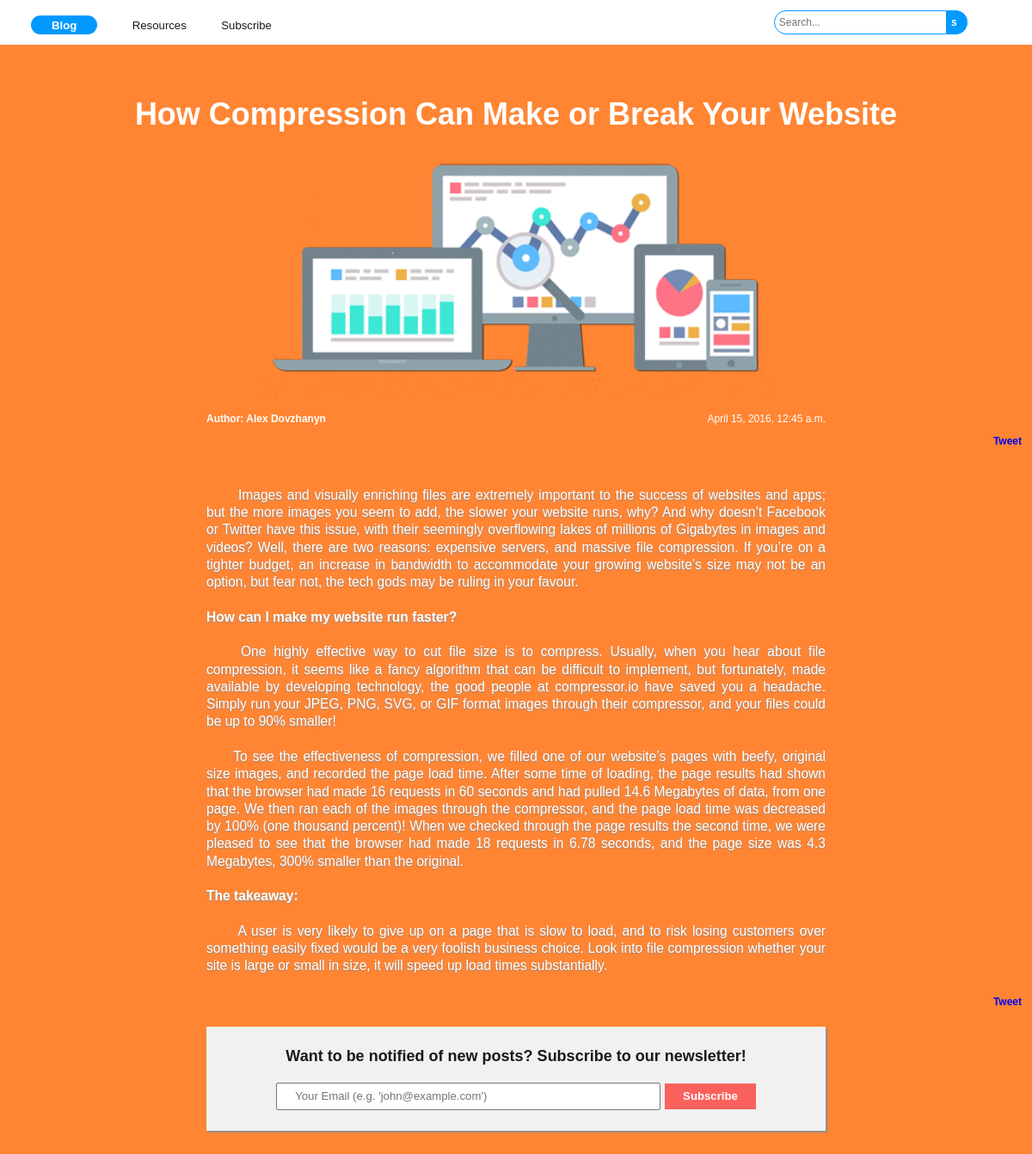
Screenshot of /how-compression-can-make-or-break-your-website with the database file from the repository.
### articles/models/articles_model.py (models this page shows)
class Article(models.Model):
    id = models.AutoField(primary_key=True)
    title = models.CharField(max_length=256, null=False)
    author = models.CharField(max_length=128, null=False)
    slug = models.SlugField(unique=True)
    content = models.TextField(null=False)
    primary_color = models.CharField(max_length=128, null=True, default='None')
    image = models.ImageField(upload_to='images',default='data.png')
    image_alt = models.CharField(max_length=128, default="image")
    published_date = models.DateTimeField(auto_now_add=True)
    last_saved = models.DateTimeField(auto_now=True)

### articles/views.py (the view)
# urls.py: url(r'^(?P<slug>[-\w]+)', ArticleView.as_view()),
class ArticleView(View):
    template_name = 'article.html'
    def get(self, request, **kwargs):
        print kwargs
        article = Article.objects.get(slug=kwargs['slug'])
        return render(request, self.template_name, {'article':article})

### articles/templates/article.html (shortened to what this page needs)
<!DOCTYPE html>
<html lang="en">
  <head>
    <link href="../static/css/article.css" rel="stylesheet" type="text/css">
  </head>
  <body style="background-color: {{article.primary_color}};">
    <div id="navigation">
      <a href="/" class="navigationLink" id="activeLink">Blog</a>
      <a href="/resources" class="navigationLink">Resources</a>
      <a href="/subscribe" class="navigationLink">Subscribe</a>
      <form method="GET" action="/search" id="searchContainer">
        <input type="text" placeholder="Search..." name="search" id="searchBox">
        <input type="submit" value="s" id="submit">
      </form>
    </div>
    <h1 id="articleTitle">{{article.title}}</h1>
    <img src="media/{{article.image}}" id="articleImage"/>
    <div id="metaContainer">
      <p id="articleAuthor">Author: {{article.author}}</p>
      <p id="articleDate">{{article.published_date}}</p>
    </div>
    <a href="https://twitter.com/share" class="twitter-share-button" data-hashtags="blogpost">Tweet</a>
    <p id="articleContent">{{article.content|safe}}</p>
    <a href="https://twitter.com/share" class="twitter-share-button" data-hashtags="blogpost">Tweet</a>
    <form id="subscribeContainer" method="POST" action="">
      <h1 id="subscribeHeader">Want to be notified of new posts? Subscribe to our newsletter!</h1>
      <input type="text" name="email" id="email" placeholder="Your Email (e.g. 'john@example.com')">
      <input type="submit" value="Subscribe" id="subscribe">
    </form>
  </body>
</html>

### rows the page displays
Article: title "How Compression Can Make or Break Your Website", image (picture), author "Alex Dovzhanyn", published_date "April 15, 2016, 12:45 a.m.", content "Images and visually enriching files are extremely important to the success of websites and apps; but the more images you seem to add, the slower your website runs, why? And why doesn’t Facebook or Twitter have this issue, with their seemingly overflowing lakes of millions of Gigabytes in images and videos? Well, there are two reasons: expensive servers, and massive file compression. If you’re on a tighter budget, an increase in bandwidth to accommodate your growing website’s size may not be an option, but fear not, the tech gods may be ruling in your favour. How can I make my website run faster? One highly effective way to cut file size is to compress. Usually, when you hear about file…"
